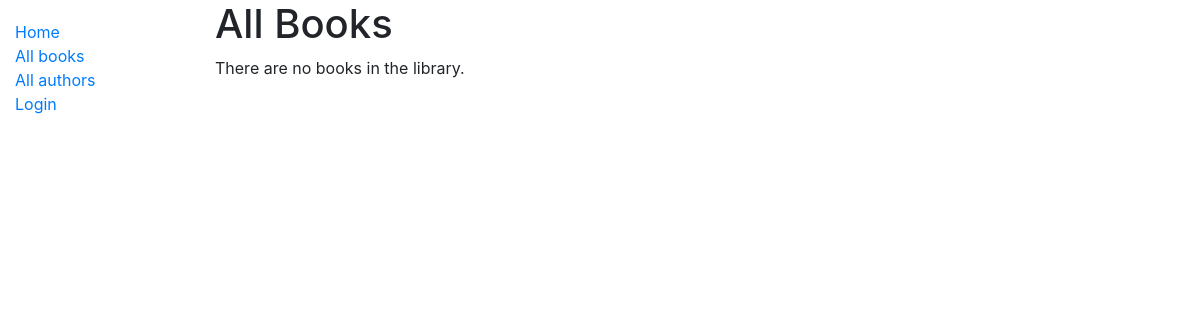
Page /catalog/books/ on the earlier database version.
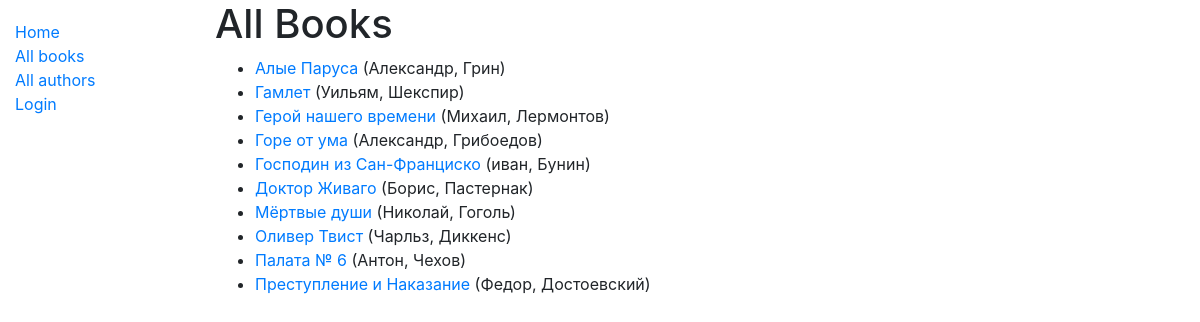
Same page on the later database version.
### catalog/models.py (models this page shows, shortened)
class Book(models.Model):
    title = models.CharField(max_length=200)
    author = models.ForeignKey('Author', on_delete=models.SET_NULL, null=True)
    summary = models.TextField(max_length=1000, help_text="Краткое описание книги")
    isbn = models.CharField('ISBN', max_length=13,
                            help_text='13-символьный номер ISBN')
    genre = models.ManyToManyField(Genre, help_text="Выберите жанр для этой книги")
    class Meta:
        ordering = ['title']
    def get_absolute_url(self):
        return reverse('book-detail', args=[str(self.id)])

class Author(models.Model):
    first_name = models.CharField(max_length=100)
    last_name = models.CharField(max_length=100)
    date_of_birth = models.DateField(null=True, blank=True)
    date_of_death = models.DateField('Умер', null=True, blank=True)
    class Meta:
        ordering = ['last_name', 'first_name']
    def __str__(self):
        return f'{self.last_name}, {self.first_name}'

### catalog/views.py (the view)
# urls.py: path('books/', views.BookListView.as_view(), name='books'),
class BookListView(generic.ListView):
    model = Book
    paginate_by = 10

### catalog/templates/catalog/book_list.html
{% extends "base_generic.html" %}
{% block content %}
  <h1>All Books</h1>
  {% if book_list %}
    <ul>
      {% for book in book_list %}
        <li>
          <a href="{{ book.get_absolute_url }}">{{ book.title }}</a>
          ({{ book.author }})
        </li>
      {% endfor %}
    </ul>
  {% else %}
    <p>There are no books in the library.</p>
  {% endif %}
{% endblock %}

Differences in the rows shown:
added Book: title "Алые Паруса", author "Александр, Грин"
added Book: title "Гамлет", author "Уильям, Шекспир"
added Book: title "Герой нашего времени", author "Михаил, Лермонтов"
added Book: title "Горе от ума", author "Александр, Грибоедов"
added Book: title "Господин из Сан-Франциско", author "иван, Бунин"
added Book: title "Доктор Живаго", author "Борис, Пастернак"
added Book: title "Мёртвые души", author "Николай, Гоголь"
added Book: title "Оливер Твист", author "Чарльз, Диккенс"
added Book: title "Палата № 6", author "Антон, Чехов"
added Book: title "Преступление и Наказание", author "Федор, Достоевский"
Other differences:
text no longer shown: "There are no books in the library."
